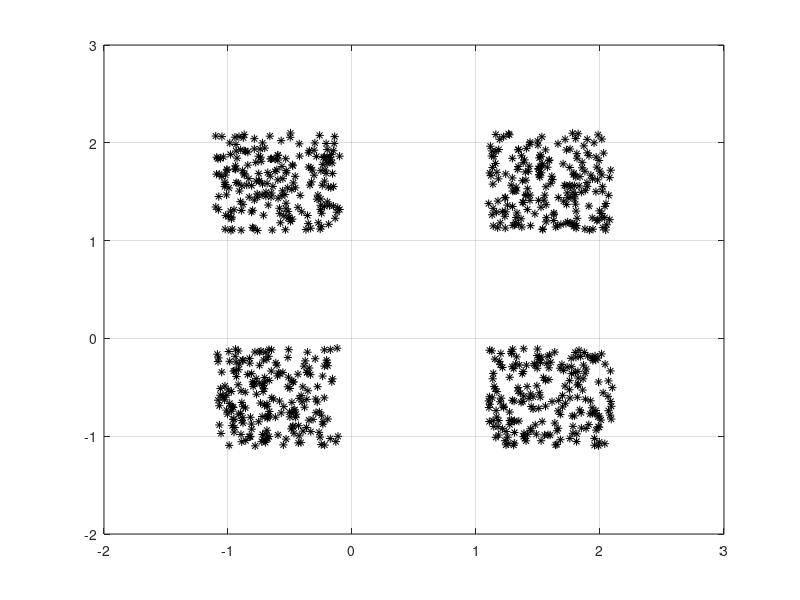

This chart was generated by the following MATLAB code: (Note: this script raises an error after producing the figure.)
close all, clear all, clc, format compact

% number of samples of each cluster
K = 200;
% offset of classes
q = 1.1;
% define 4 clusters of input data
P = [rand(1,K)-q rand(1,K)+q rand(1,K)+q rand(1,K)-q;
     rand(1,K)+q rand(1,K)+q rand(1,K)-q rand(1,K)-q];
% plot clusters
plot(P(1,:),P(2,:),'k*')
hold on
grid on
%%

% SOM parameters
dimensions   = [10 10];
coverSteps   = 100;
initNeighbor = 4;
topologyFcn  = 'hextop';
distanceFcn  = 'linkdist';

% define net
net = selforgmap(dimensions,coverSteps,initNeighbor,topologyFcn,distanceFcn);
plotsomtop(net)

%%
% train
[net,Y] = train(net,P);

%%
% plot input data and SOM weight positions
plotsomtop(net)
plotsompos(net,P);
grid on

% plot SOM neighbor distances
plotsomnd(net)

% plot for each SOM neuron the number of input vectors that it classifies
figure
plotsomhits(net,P)